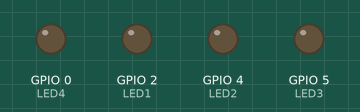
This program was run on a simulated ESP8266 (NodeMCU). On the bench: output pins drawn as LEDs (lit = HIGH).

Above: at 0.2 s.
At 1.2 s:
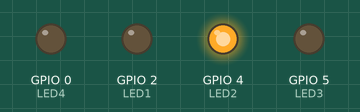
At 2.2 s:
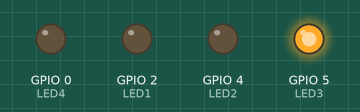
At 4.7 s:
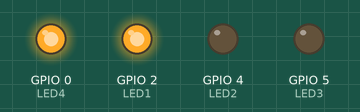
At 7.2 s:
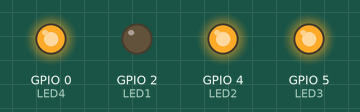
At 9.7 s:
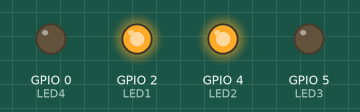
Timing chart, 0 to 10.4 s (numbered marks = the images above):
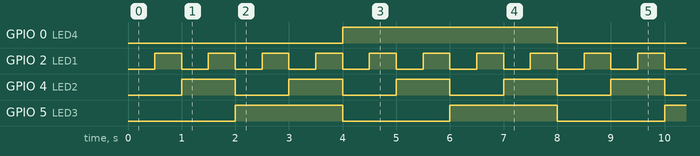

The program:

main.cpp
```cpp
#define LED1 2
#define LED2 4
#define LED3 5
#define LED4 0

void setup()
{
  pinMode(LED1, OUTPUT);
  pinMode(LED2, OUTPUT);
  pinMode(LED3, OUTPUT);
  pinMode(LED4, OUTPUT);

}

void loop() {

// metodo 1
    //for(int i = 0; i < 16; i++) {
    //	digitalWrite(LED1, bitRead(i, 0));
    //   digitalWrite(LED2, bitRead(i, 1));
    //	digitalWrite(LED3, bitRead(i, 2));
    //	digitalWrite(LED4, bitRead(i, 3));
    //  delay(500);
    //}

// metodo 2
  int numero = 0;
  for (int i = 0; i < 16; i++) {
    numero = i;

    // Calcolo ogni bit con divisione intera e resto
    int b0 = numero % 2;          // bit meno significativo
    int b1 = (numero / 2) % 2;    // secondo bit
    int b2 = (numero / 4) % 2;    // terzo bit
    int b3 = (numero / 8) % 2;    // quarto bit

    digitalWrite(LED1, b0);
    digitalWrite(LED2, b1);
    digitalWrite(LED3, b2);
    digitalWrite(LED4, b3);

    delay(500);
  }
}
```

Measured:
- by itself, GPIO 0 (LED4): alternates HIGH for 4.0 s and LOW for 4.0 s
- by itself, GPIO 2 (LED1): alternates HIGH for 0.50 s and LOW for 0.50 s
- by itself, GPIO 4 (LED2): alternates HIGH for 1.0 s and LOW for 1.0 s
- by itself, GPIO 5 (LED3): alternates HIGH for 2.0 s and LOW for 2.0 s
